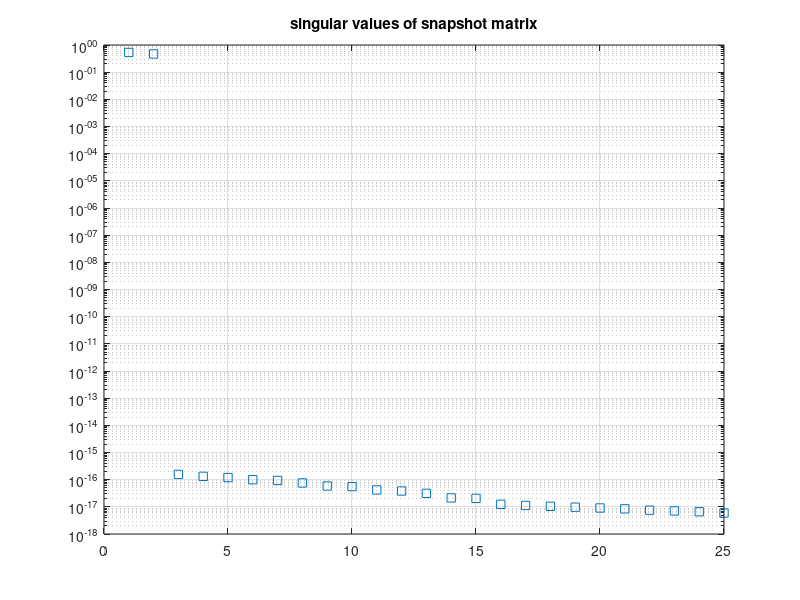

Reproduce this figure in MATLAB.
%% PDE:
% du/dt = -c*du/dx + alpha*d2u/dx^2
% discretized as
% du/dt = A*u = -C*u + D*u
% with periodic boundary conditions 

%% physical values
% L     = 1; % length of domain
alpha = 0; % diffusion coefficient
c     = 1; % convection coefficient


%% discretization
M     = 25; % dimension of the model = number of interior grid points
options.model.function     = 'convectiondiffusionROM';
options.model.constants(1) = alpha; % diffusion coefficient
% options.model.constants(2) = L; % domain length
options.model.constants(3) = c; % convection coefficient

x       = linspace(-1,1,M+1)';  % grid points including boundary
x_in    = x(1:end-1);
dx      = (x(end)-x(1))/M; % grid spacing, this equals diff(x)

options.model.x_in= x_in;

% diffusion:
diagonal = ones(M,1);
D        = alpha*(1/(dx^2))*spdiags([diagonal -2*diagonal diagonal],[-1 0 1],M,M);
D(1,end) = D(1,2);
D(end,1) = D(end,end-1);

% convection:
diagonal = ones(M,1);
C        = c*(1/(2*dx))*spdiags([-diagonal diagonal],[-1 1],M,M);
C(1,end) = -C(1,2);
C(end,1) = -C(end,end-1);

A        = -C + D;
options.model.A = A;

%% initial condition
u_start = sin(pi*x_in); % initial condition

t_start = 0;
t_end   = 2.5;

N_list  = 100;

% note: dt = (t_end - t_start)/N_list

% settings for solving nonlinear equation
eps_nonlinear = 1e-12;
it_max  = 10;
jacobian = 2; % 1: FD, 2: AD
newton  = 1; % would be nice to make a special case in the code for linear problems, where the Jacobian only has to be determined once (newton=0)


%% construct reduced basis

% skip relates to number of snapshots used; Nsnaps = Noriginal/skip
skip   = 1;
% retain k leading singular values, k<=Ndim
k      = 2;
% load snapshots from high-fidelity sim
% case1: M=25, N=100, t_end=2.5, c=1, alpha=0.1, RK4
% snapshots = load('convectiondiffusion_case1.mat');
% case2: M=25, N=100, t_end=2.5, c=0, alpha=0.1, RK4
% snapshots = load('convectiondiffusion_case2.mat');
% case3: M=25, N=100, t_end=2.5, c=1, alpha=0, RK4
snapshots = load('convectiondiffusion_case3.mat');

Morig = M; % number of nodes

S = snapshots.u_plot(:,1:skip:end);

% compute the economic SVD of S: S = K*Sigma*L'
% K is Ndim x Ndim, Sigma is Ndim x Ndim, L is Nt x Ndim
% in this case Ndim<<Nt
[K,Sigma,L] = svd(S);

% construct reduced basis from K, such that V'*V = I
V = K(:,1:k);

options.model.V = V;
options.model.Morig = Morig;

% transformed initial condition
u_start_orig = u_start;
u_start = V'*u_start;

% number of unknowns
M = k;

% precompute matrix
options.model.A = V'*A*V;

% check projection error
% proj_error = norm(speye(Morig) - V*V','fro')
proj_error2 = norm((speye(Morig) - V*V')*S,'fro')
proj_error_start = norm((speye(Morig) - V*V')*u_start_orig)

figure
semilogy(diag(Sigma)/sum(diag(Sigma)),'s');
grid
title('singular values of snapshot matrix')

% options.model.ROM_basis = ROM_basis;